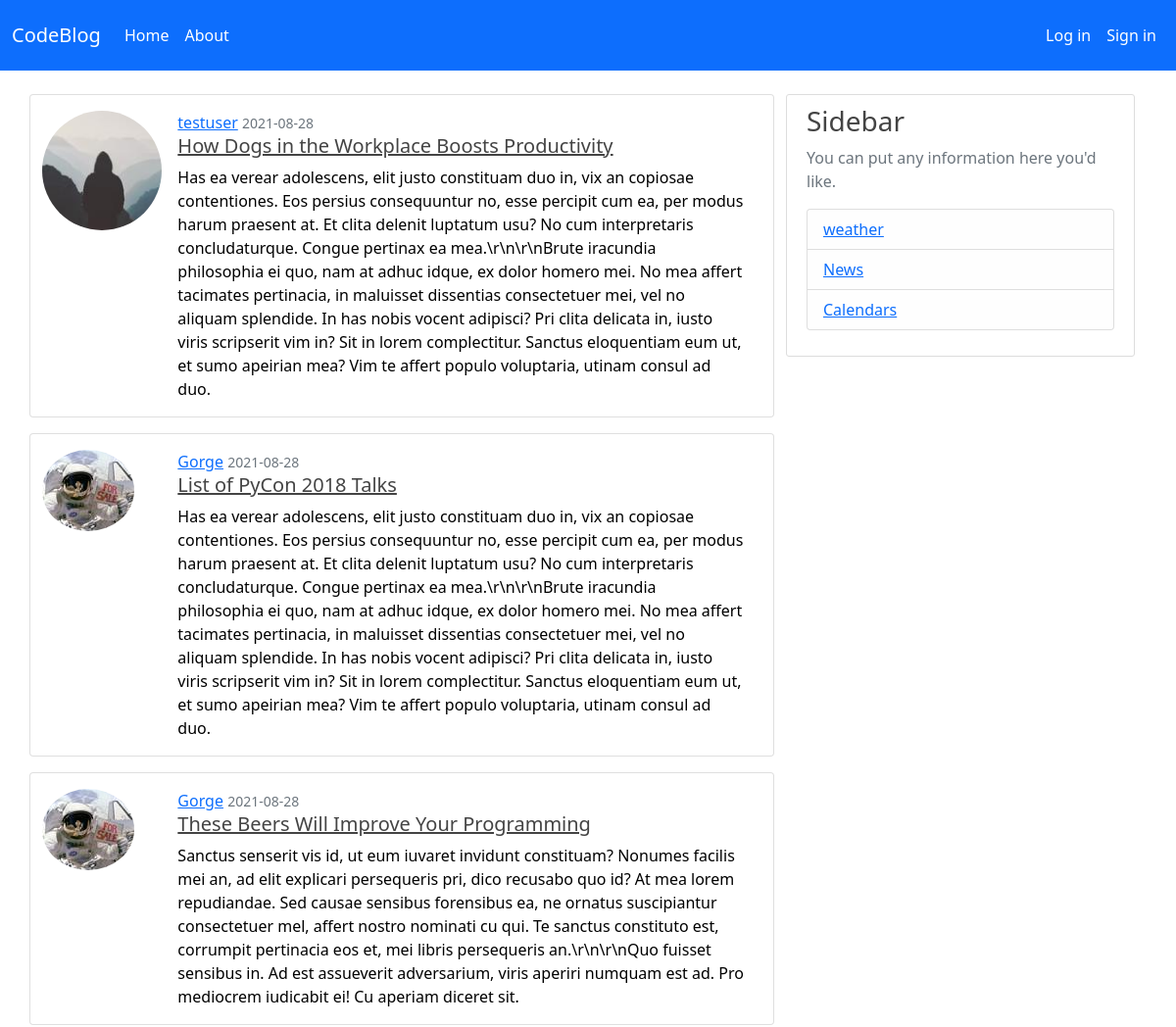
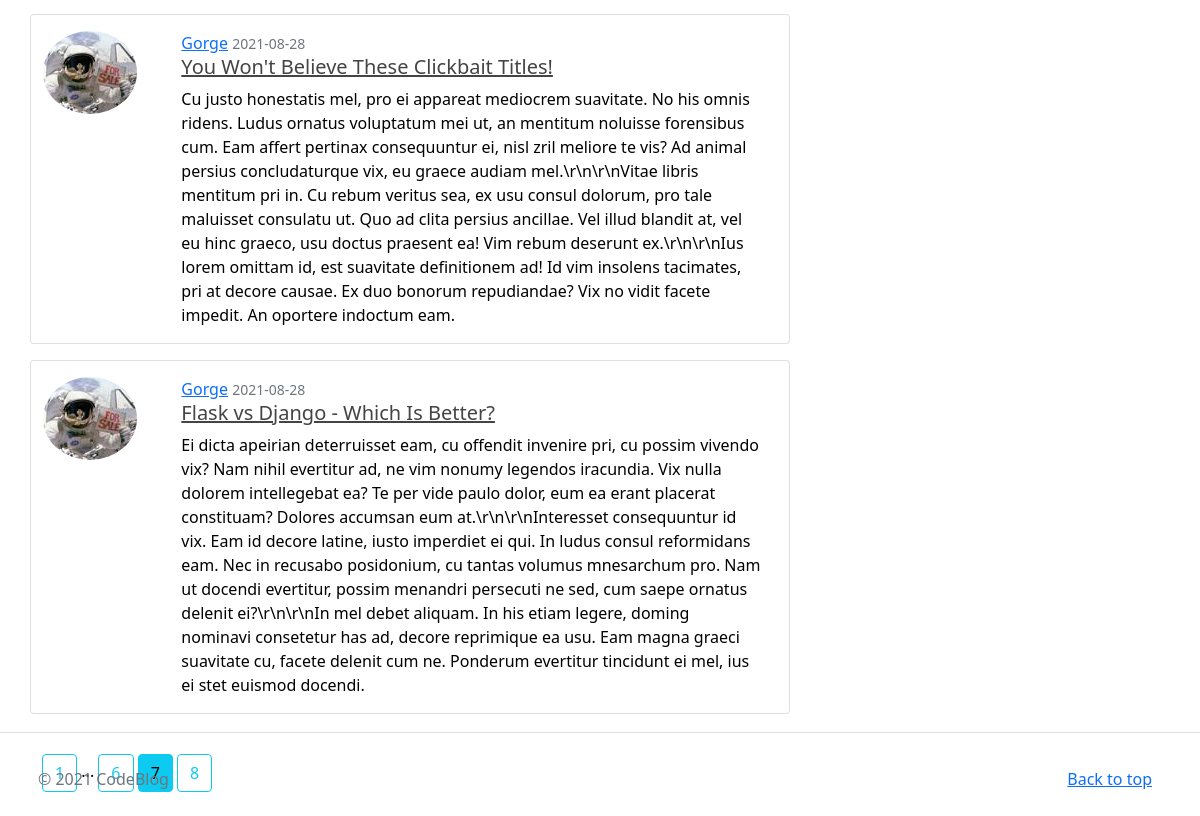
Screenshot of /?page=7 with the database file from the repository (2 pictures, top to bottom).
### blog_app/models.py (models this page shows, shortened)
class Post(db.Model, UserMixin):
    id = db.Column(db.Integer, primary_key=True)
    title = db.Column(db.String(100), nullable=False)
    date_posted = db.Column(db.DateTime, nullable=False, default=datetime.utcnow)
    content = db.Column(db.Text, nullable=False)
    user_id = db.Column(db.Integer, db.ForeignKey('user.id'),nullable=False)

class User(db.Model, UserMixin):
    id = db.Column(db.Integer, primary_key=True)
    username = db.Column(db.String(10), unique=True, nullable=False)
    email = db.Column(db.String(20), unique=True, nullable=False)
    image_file = db.Column(db.String(20), nullable=False, default='default.jpg')
    password = db.Column(db.String(20), nullable=False)
    posts = db.relationship('Post', backref='author', lazy=True)

### blog_app/main/routes.py (the view)
@main.route('/')
def home():
    page=request.args.get('page',1,type=int)
    posts=Post.query.order_by(Post.date_posted.desc()).paginate(page=page,per_page=5)
    return render_template('home.html',posts=posts)

### blog_app/templates/home.html
{% extends "layout.html" %}
{% block content %}
<article>
  {% for post in posts.items %}
  <div class="row justify-content-center">
    <div class="card mb-3" style="max-width: auto;max-height:auto;">
      <div class="row g-0">
        <div class="col">
          <img class="img-fluid rounded-circle  mt-3"
            src="{{url_for('static',filename='profile_pics/'+post.author.image_file)}}">
        </div>
        <div class="col-10">
          <div class="card-body">
            <a class="mr-2" href="{{url_for('users.user_posts',username=post.author.username)}}">{{ post.author.username
              }}</a>
            <small class="text-muted">{{ post.date_posted.strftime('%Y-%m-%d') }}</small>
            <h5 class="card-title"> <a class="article-title" href="{{url_for('posts.post', post_id = post.id)}}">{{ post.title
                }}</a></h5>
            <p class="card-text">{{ post.content }}</p>
          </div>
        </div>
      </div>
    </div>
  </div>
  {% endfor %}
  {% for page_num in posts.iter_pages(left_edge=1, right_edge=1, left_current=1, right_current=2) %}
  {% if page_num %}
  {% if posts.page==page_num %}
  <a class="btn btn-info mb-4 mt-4" href="{{url_for('main.home', page=page_num)}}">{{page_num}}</a>
  {% else %}
  <a class="btn btn-outline-info mb-4 mt-4" href="{{url_for('main.home', page=page_num)}}">{{page_num}}</a>
  {% endif %}
  {% else %}
  ...
  {% endif %}
  {% endfor %}
  {% endblock %}

### blog_app/static/main.css (style rules this page uses)
body { background: #ffffff; color: #000000; }
h1, h2, h3, h4, h5, h6 { color: #444444; }
.article-title { color: #444444; }

### rows the page displays
Post: image_file (picture), author.username "testuser", date_posted "2021-08-28", title "How Dogs in the Workplace Boosts Productivity", content "Has ea verear adolescens, elit justo constituam duo in, vix an copiosae contentiones. Eos persius consequuntur no, esse percipit cum ea, per modus harum praesent at. Et clita delenit luptatum usu? No cum interpretaris concludaturque. Congue pertinax ea mea.\\r\\n\\r\\nBrute iracundia philosophia ei quo, nam at adhuc idque, ex dolor homero mei. No mea affert tacimates pertinacia, in maluisset dissentias consectetuer mei, vel no aliquam splendide. In has nobis vocent adipisci? Pri clita delicata in, iusto viris scripserit vim in? Sit in lorem complectitur. Sanctus eloquentiam eum ut, et sumo apeirian mea? Vim te affert populo voluptaria, utinam consul ad duo."
Post: image_file (picture), author.username "Gorge", date_posted "2021-08-28", title "List of PyCon 2018 Talks", content "Has ea verear adolescens, elit justo constituam duo in, vix an copiosae contentiones. Eos persius consequuntur no, esse percipit cum ea, per modus harum praesent at. Et clita delenit luptatum usu? No cum interpretaris concludaturque. Congue pertinax ea mea.\\r\\n\\r\\nBrute iracundia philosophia ei quo, nam at adhuc idque, ex dolor homero mei. No mea affert tacimates pertinacia, in maluisset dissentias consectetuer mei, vel no aliquam splendide. In has nobis vocent adipisci? Pri clita delicata in, iusto viris scripserit vim in? Sit in lorem complectitur. Sanctus eloquentiam eum ut, et sumo apeirian mea? Vim te affert populo voluptaria, utinam consul ad duo."
Post: image_file (picture), author.username "Gorge", date_posted "2021-08-28", title "These Beers Will Improve Your Programming", content "Sanctus senserit vis id, ut eum iuvaret invidunt constituam? Nonumes facilis mei an, ad elit explicari persequeris pri, dico recusabo quo id? At mea lorem repudiandae. Sed causae sensibus forensibus ea, ne ornatus suscipiantur consectetuer mel, affert nostro nominati cu qui. Te sanctus constituto est, corrumpit pertinacia eos et, mei libris persequeris an.\\r\\n\\r\\nQuo fuisset sensibus in. Ad est assueverit adversarium, viris aperiri numquam est ad. Pro mediocrem iudicabit ei! Cu aperiam diceret sit."
Post: image_file (picture), author.username "Gorge", date_posted "2021-08-28", title "You Won't Believe These Clickbait Titles!", content "Cu justo honestatis mel, pro ei appareat mediocrem suavitate. No his omnis ridens. Ludus ornatus voluptatum mei ut, an mentitum noluisse forensibus cum. Eam affert pertinax consequuntur ei, nisl zril meliore te vis? Ad animal persius concludaturque vix, eu graece audiam mel.\\r\\n\\r\\nVitae libris mentitum pri in. Cu rebum veritus sea, ex usu consul dolorum, pro tale maluisset consulatu ut. Quo ad clita persius ancillae. Vel illud blandit at, vel eu hinc graeco, usu doctus praesent ea! Vim rebum deserunt ex.\\r\\n\\r\\nIus lorem omittam id, est suavitate definitionem ad! Id vim insolens tacimates, pri at decore causae. Ex duo bonorum repudiandae? Vix no vidit facete impedit. An oportere indoctum…"
Post: image_file (picture), author.username "Gorge", date_posted "2021-08-28", title "Flask vs Django - Which Is Better?", content "Ei dicta apeirian deterruisset eam, cu offendit invenire pri, cu possim vivendo vix? Nam nihil evertitur ad, ne vim nonumy legendos iracundia. Vix nulla dolorem intellegebat ea? Te per vide paulo dolor, eum ea erant placerat constituam? Dolores accumsan eum at.\\r\\n\\r\\nInteresset consequuntur id vix. Eam id decore latine, iusto imperdiet ei qui. In ludus consul reformidans eam. Nec in recusabo posidonium, cu tantas volumus mnesarchum pro. Nam ut docendi evertitur, possim menandri persecuti ne sed, cum saepe ornatus delenit ei?\\r\\n\\r\\nIn mel debet aliquam. In his etiam legere, doming nominavi consetetur has ad, decore reprimique ea usu. Eam magna graeci suavitate cu, facete delenit cum ne.…"

### other values shown
{{ page_num }} "1" "6" "8"
{{ page_num }} "7"
